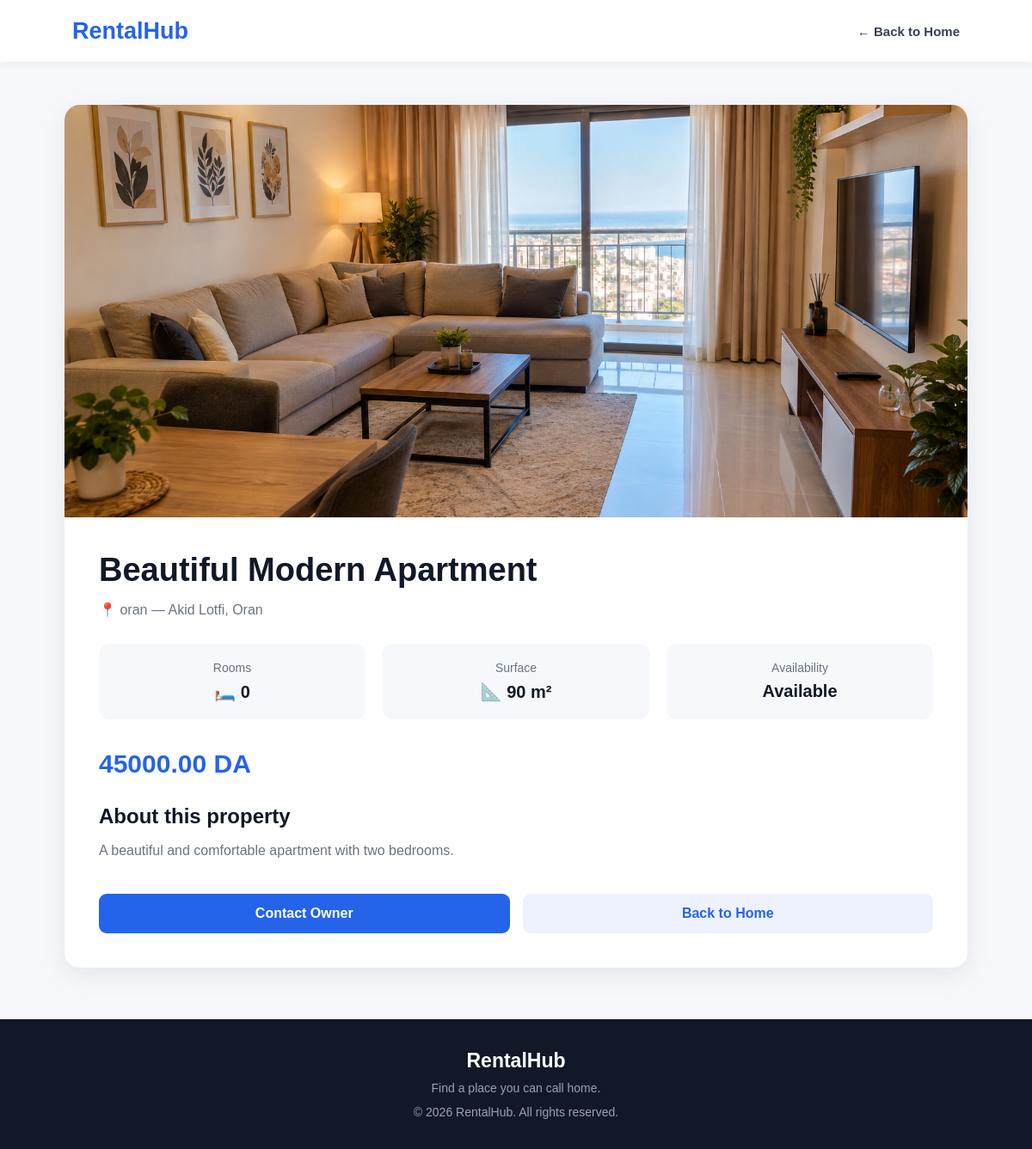
Page /property/1/ on the committed database.
### properties/models.py (models this page shows, shortened)
class Property(models.Model):
    title = models.CharField(max_length=200)
    description = models.TextField()
    city = models.CharField(max_length=100)
    address = models.CharField(max_length=255)
    price = models.DecimalField(max_digits=10, decimal_places=2)
    rooms = models.PositiveIntegerField()
    surface = models.PositiveIntegerField()
    available = models.BooleanField(default=True)
    image = models.ImageField(upload_to="properties/", blank=True, null=True)
    created_at = models.DateTimeField(auto_now_add=True)

### properties/views.py (the view)
# urls.py: path("property/<int:property_id>/", views.property_detail, name="property_detail"),
def property_detail(request, property_id): return render(request, "properties/property_detail.html", {"property": get_object_or_404(Property, id=property_id, available=True)})

### properties/templates/properties/property_detail.html (shortened to what this page needs)
<!DOCTYPE html>
<html lang="en">
<head>
</head>
<body>
    <nav class="navbar">
        <a href="/" class="logo">
            RentalHub
        </a>
        <a href="/" class="back-btn">
            ← Back to Home
        </a>
    </nav>
    <main class="container">
        <div class="property-card">
            {% if property.image %}
                <img
                    src="{{ property.image.url }}"
                    alt="{{ property.title }}"
                    class="property-image"
                >
            {% else %}
                <div class="no-image">
                    No image available
                </div>
            {% endif %}
            <div class="property-content">
                <h1>
                    {{ property.title }}
                </h1>
                <div class="location">
                    📍 {{ property.city }}
                    —
                    {{ property.address }}
                </div>
                <div class="property-info">
                    <div class="info-box">
                        <span>
                            Rooms
                        </span>
                        <strong>
                            🛏️ {{ property.rooms }}
                        </strong>
                    </div>
                    <div class="info-box">
                        <span>
                            Surface
                        </span>
                        <strong>
                            📐 {{ property.surface }} m²
                        </strong>
                    </div>
                    <div class="info-box">
                        <span>
                            Availability
                        </span>
                        <strong>
                            {% if property.available %}
                                Available
                            {% else %}
                                Not available
                            {% endif %}
                        </strong>
                    </div>
                </div>
                <div class="price">
                    {{ property.price }} DA
                </div>
                <h2 class="description-title">
                    About this property
                </h2>
                <p class="description">
                    {{ property.description }}
                </p>
                <div class="actions">
                    <a
                        href="#"
                        class="action-btn rent-btn"
                    >
                        Contact Owner
                    </a>
                    <a
                        href="/"
                        class="action-btn back-home"
                    >
                        Back to Home
                    </a>
                </div>
            </div>
        </div>
    </main>
    <footer>
        <h3>
            RentalHub
        </h3>
        <p>
            Find a place you can call home.
        </p>
        <p style="margin-top: 12px;">
            © 2026 RentalHub.
            All rights reserved.
        </p>
    </footer>
</body>
</html>

### properties/templates/properties/property_detail.html (style rules this page uses)
* { margin: 0; padding: 0; box-sizing: border-box; }
body { font-family: Arial, Helvetica, sans-serif; background: #f6f8fb; color: #1f2937; }
.navbar { height: 72px; background: white; display: flex; align-items: center; justify-content: space-between; padding: 0 7%; box-shadow: 0 2px 10px rgba(0, 0, 0, 0.06); position: sticky; top: 0; z-index: 100; }
.logo { font-size: 27px; font-weight: 800; color: #2563eb; text-decoration: none; }
.back-btn { text-decoration: none; color: #374151; font-size: 15px; font-weight: 600; }
.container { max-width: 1100px; margin: 50px auto; padding: 0 25px; }
.property-card { background: white; border-radius: 18px; overflow: hidden; box-shadow: 0 8px 30px rgba(0, 0, 0, 0.08); }
.property-image { width: 100%; height: 480px; object-fit: cover; display: block; }
.property-content { padding: 40px; }
.property-content h1 { font-size: 38px; color: #111827; margin-bottom: 15px; }
.location { color: #6b7280; font-size: 16px; margin-bottom: 30px; }
.property-info { display: grid; grid-template-columns: repeat(3, 1fr); gap: 20px; margin-bottom: 35px; }
.info-box { background: #f6f8fb; padding: 20px; border-radius: 12px; text-align: center; }
.info-box span { display: block; font-size: 14px; color: #6b7280; margin-bottom: 8px; }
.info-box strong { font-size: 20px; color: #111827; }
.price { font-size: 30px; font-weight: 800; color: #2563eb; margin-bottom: 30px; }
.description-title { font-size: 24px; margin-bottom: 12px; color: #111827; }
.description { color: #6b7280; line-height: 1.8; font-size: 16px; margin-bottom: 35px; }
.actions { display: flex; gap: 15px; }
.action-btn { flex: 1; text-align: center; text-decoration: none; padding: 14px; border-radius: 9px; font-weight: 700; transition: 0.2s ease; }
.rent-btn { background: #2563eb; color: white; }
.back-home { background: #eef2ff; color: #2563eb; }
footer { background: #111827; color: white; text-align: center; padding: 35px 20px; margin-top: 60px; }
footer h3 { font-size: 23px; margin-bottom: 10px; }
footer p { color: #9ca3af; font-size: 14px; }

### rows in the picture
Property: image (picture), title "Beautiful Modern Apartment", city "oran", address "Akid Lotfi, Oran", rooms "0", surface "90", price "45000.00", description "A beautiful and comfortable apartment with two bedrooms."
